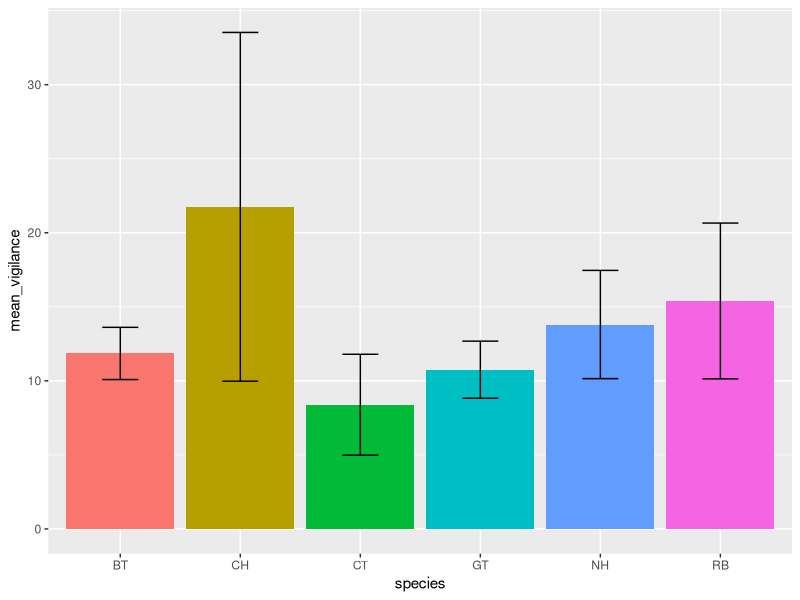
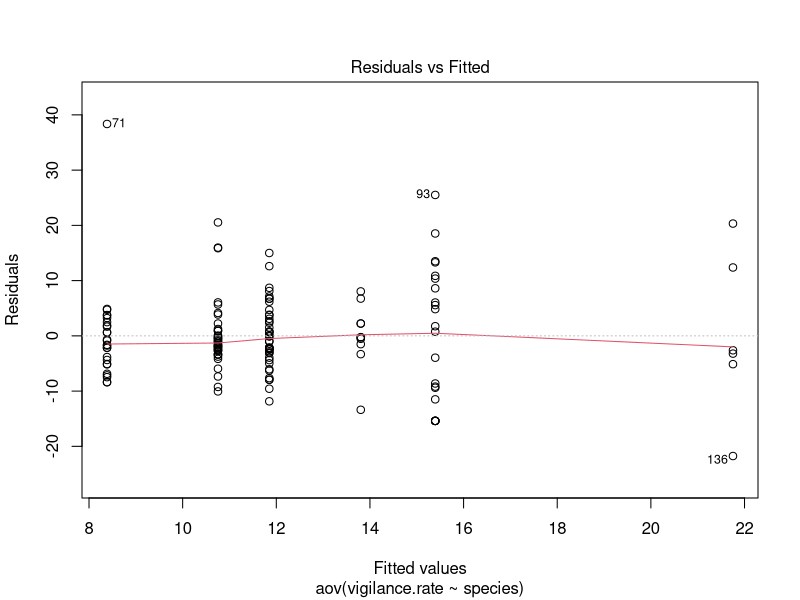
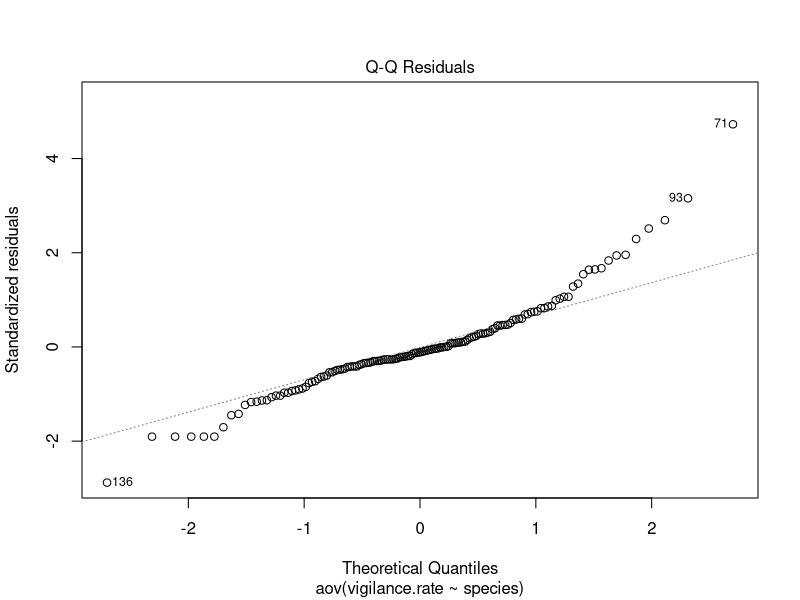
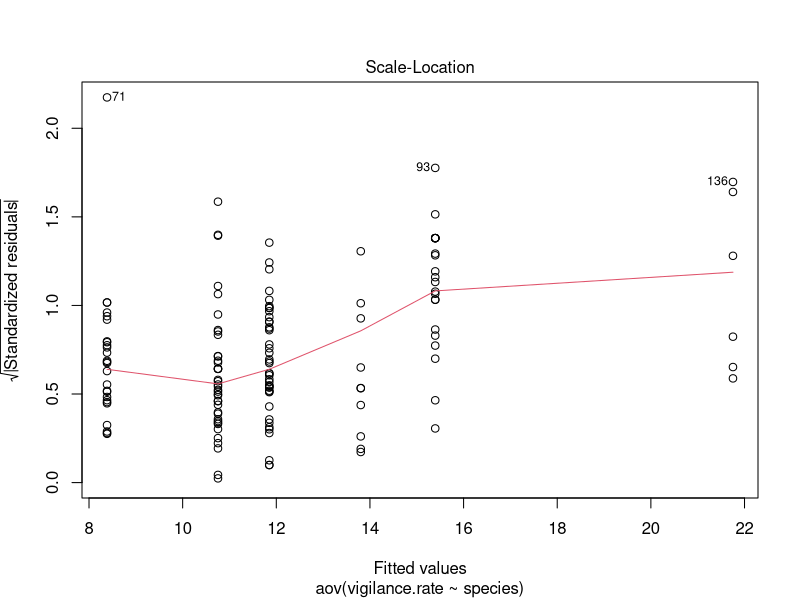
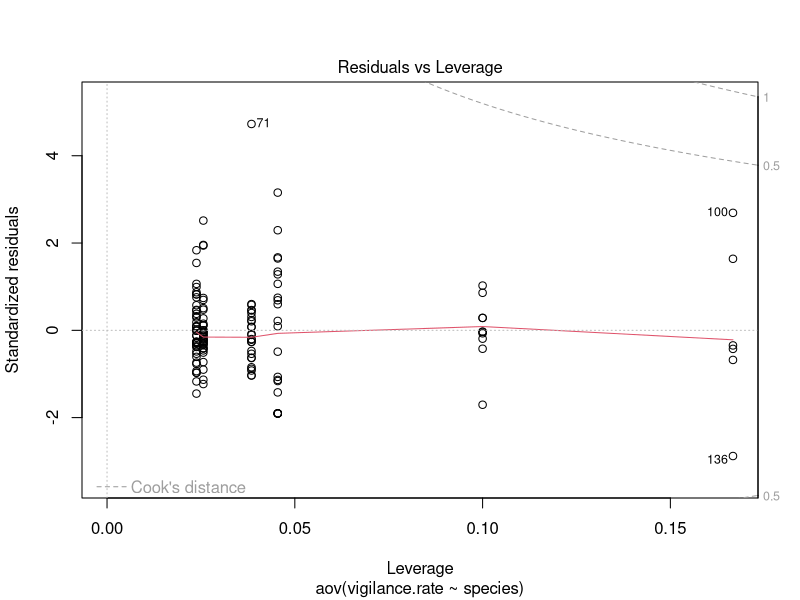
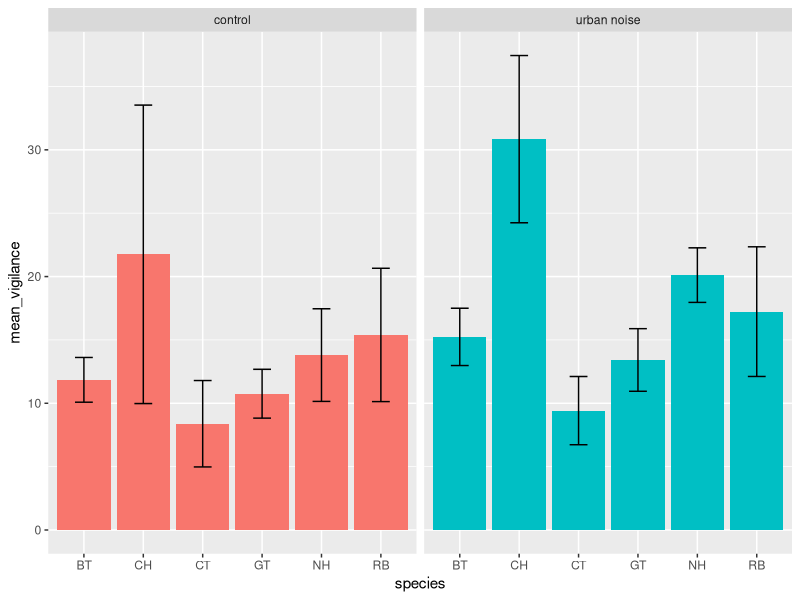
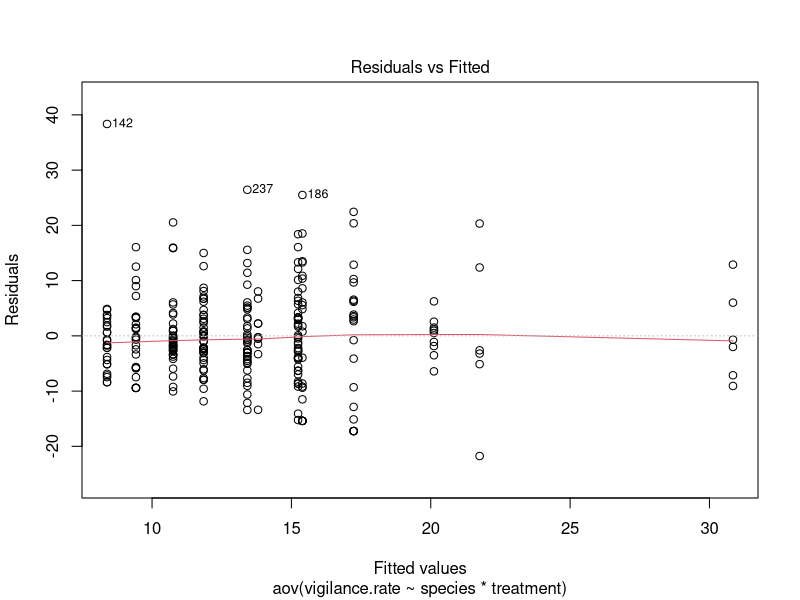
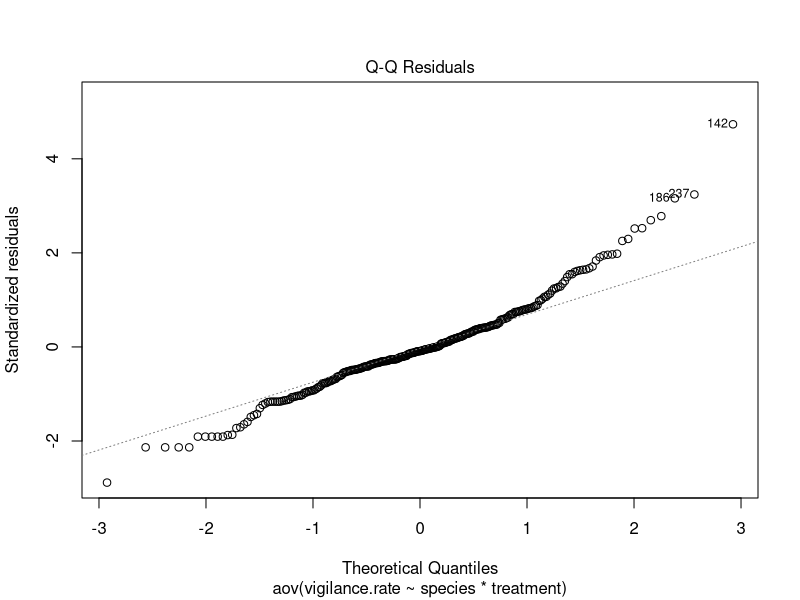

Write R code to recreate these figures, in order.
## ---- chunk 1
# keep this chunk in all your RMarkdown scripts
knitr::opts_chunk$set(echo = TRUE)
knitr::opts_chunk$set(tidy.opts = list(width.cutoff = 60), tidy = TRUE)
## ---- chunk 2
# List required packages
library(tidyverse)
library(openxlsx)

## ---- chunk 3
vigilance <- read.xlsx("vigilance.xlsx")
colnames(vigilance) <- sub(pattern = "\\.\\((.*?)\\)", replacement = '', colnames(vigilance))
# Filter the dataset to the control condition only
control <- vigilance %>%
  filter(treatment == "control")

# Plot the mean rates per species along with 95% confidence intervals
control %>%
  group_by(species) %>%
  summarize(mean_vigilance = mean(vigilance.rate),
            sd_vigilance = sd(vigilance.rate),
            median_vigilance = median(vigilance.rate),
            iqr = IQR(vigilance.rate),
            var = var(vigilance.rate),
            se = sd_vigilance/sqrt(n()),
            CI_low = mean_vigilance - 1.96*se,
            CI_high = mean_vigilance + 1.96*se
  ) %>%
  ggplot(aes(x = species, y = mean_vigilance, fill = species)) +
  geom_col(show.legend = FALSE) +
  geom_errorbar(aes(ymin = CI_low, ymax = CI_high), width = 0.3, color = "black")


# Make the plot


## ---- chunk 4
vig_aov <- aov(vigilance.rate ~ species, data = control)
vig_aov
summary(vig_aov)
## ---- chunk 5
vig_aov %>% plot()


## ---- chunk 6
TukeyHSD(vig_aov)

## ---- chunk 7
vigilance %>%
  group_by(species, treatment) %>%
  summarize(mean_vigilance = mean(vigilance.rate),
            sd_vigilance = sd(vigilance.rate),
            median_vigilance = median(vigilance.rate),
            iqr = IQR(vigilance.rate),
            var = var(vigilance.rate),
            se = sd_vigilance/sqrt(n()),
            CI_low = mean_vigilance - 1.96*se,
            CI_high = mean_vigilance + 1.96*se
  ) %>%
  ggplot(aes(x = species, y = mean_vigilance, fill = treatment)) +
  geom_col(show.legend = FALSE) +
  geom_errorbar(aes(ymin = CI_low, ymax = CI_high), width = 0.3, color = "black") +
  facet_wrap(~treatment)


## ---- chunk 8
two_way_vig <- aov(vigilance.rate ~ species * treatment, data = vigilance)
two_way_vig
summary(two_way_vig)
## ---- chunk 9
two_way_vig %>% plot()


